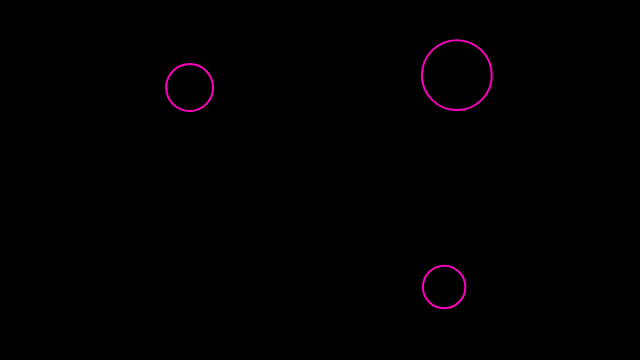
Frame 1 (no input)
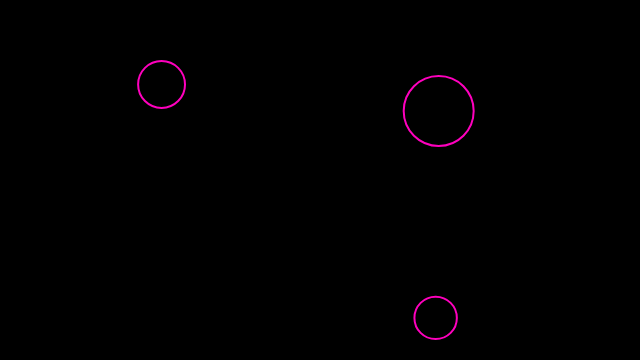
Frame 60 (no input)
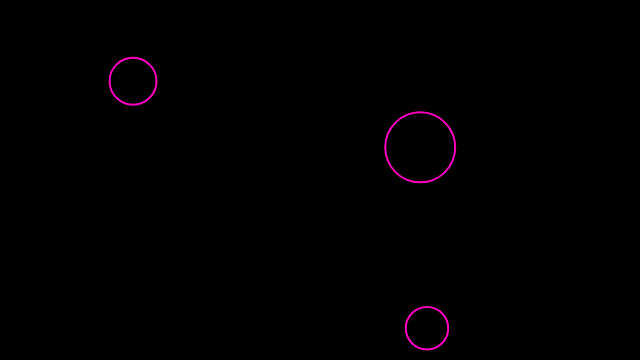
Frame 120 (the mouse pressed at the canvas centre since frame 60)

The p5.js sketch that drew these frames (run headless with seeded random() and noise() and a simulated clock; from frame 60 on, the mouse is pressed at the canvas centre):

// p5.js sketch
// ── sketch.js
let bubble = [];

  function setup(){
    createCanvas(640, 360);
    // for(let i = 0; i < 3; i++){
    //   bubble[i] = new Bubble(random(width), random(height), random(20, 40));
    // }
    for(let i = 0; i < 3; i++){
      let b = new Bubble(random(width), random(height), random(20, 40));
      bubble.push(b);
    }

  }

  function mousePressed(){
    for(let i = 0; i < bubble.length; i++){
      bubble[i].clicked(mouseX, mouseY);
    }
  }

  //Add new bubbles whwn click mouse on the screen
  // function mousePressed(){
  //   for(let i = 0; i < 3; i++){
  //     let b = new Bubble(mouseX, mouseY, random(8, 20));
  //     bubble.push(b); //push() is a fucntion add something to the array
  //   }
  //   print(bubble.length);
  // }

  function draw(){
    background(0);

    // for(let b of bubble){//enhanced loop in JS!!!!!
    //   b.move();
    //   b.show();
    //   b.bounce();
    // }

    for(let i = 0; i < bubble.length; i++){
      bubble[i].move();
      bubble[i].show();
      bubble[i].bounce();
    }
  }


class Bubble{
  constructor(_x, _y, EachRadius){
    this.radius = EachRadius;
    this.x = _x;
    this.y = _y;
    this.speedX = random(-1, 1);
    this.speedY = random(-1, 1);
    this.col = color(255, 0, 190, 0);
    this.isFilled = false;
  }

  clicked(mx, my){
    let d = dist(mx, my, this.x, this.y);
    if(d < this.radius){
      this.isFilled = !this.isFilled;
    }
  }

  move(){
      this.x = this.x + this.speedX;
      this.y = this.y + this.speedY;
  }

  show(){
    stroke(255);
      strokeWeight(2);
      if(this.isFilled){
        this.col = color(255, 0, 190, 127);
      }else{
        this.col = color(255, 0, 190, 0);
      }
      fill(this.col);
      stroke(255, 0, 190);
      ellipse(this.x, this.y, this.radius*2, this.radius*2);
      // line(this.x, this.y, mouseX, mouseY);
  }

  bounce(){
    if(this.x > width - this.radius){
      this.x = width - this.radius;
      this.speedX = this.speedX * -1;
    }
    if(this.x < this.radius){
      this.x = this.radius;
      this.speedX = this.speedX * -1;
    }

    if(this.y > height - this.radius){
      this.y = height - this.radius
      this.speedY = this.speedY * -1;
    }
    if(this.y < this.radius){
      this.y = this.radius;
      this.speedY = this.speedY * -1;
    }
  }
}
